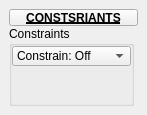
<?xml version="1.0" encoding="UTF-8"?>
<ui version="4.0">
 <class>QtUi</class>
 <widget class="QMainWindow" name="QtUi">
  <property name="enabled">
   <bool>true</bool>
  </property>
  <property name="geometry">
   <rect>
    <x>0</x>
    <y>0</y>
    <width>147</width>
    <height>115</height>
   </rect>
  </property>
  <property name="maximumSize">
   <size>
    <width>999</width>
    <height>999</height>
   </size>
  </property>
  <property name="windowTitle">
   <string>Toolkit</string>
  </property>
  <property name="tabShape">
   <enum>QTabWidget::Triangular</enum>
  </property>
  <property name="dockNestingEnabled">
   <bool>true</bool>
  </property>
  <property name="dockOptions">
   <set>QMainWindow::AllowNestedDocks|QMainWindow::AllowTabbedDocks|QMainWindow::AnimatedDocks|QMainWindow::ForceTabbedDocks</set>
  </property>
  <widget class="QWidget" name="mainWindow">
   <layout class="QVBoxLayout" name="verticalLayout">
    <item>
     <layout class="QVBoxLayout" name="verticalLayout_2">
      <property name="spacing">
       <number>0</number>
      </property>
      <item>
       <widget class="PushButtonDraggable" name="draggable_header">
        <property name="minimumSize">
         <size>
          <width>19</width>
          <height>17</height>
         </size>
        </property>
        <property name="maximumSize">
         <size>
          <width>999</width>
          <height>17</height>
         </size>
        </property>
        <property name="font">
         <font>
          <weight>75</weight>
          <bold>true</bold>
          <underline>true</underline>
         </font>
        </property>
        <property name="text">
         <string>CONSTSRIANTS</string>
        </property>
        <property name="checkable">
         <bool>true</bool>
        </property>
       </widget>
      </item>
      <item>
       <widget class="QGroupBox" name="Constaints">
        <property name="minimumSize">
         <size>
          <width>125</width>
          <height>0</height>
         </size>
        </property>
        <property name="maximumSize">
         <size>
          <width>125</width>
          <height>999</height>
         </size>
        </property>
        <property name="title">
         <string>Constraints</string>
        </property>
        <layout class="QVBoxLayout" name="verticalLayout_5">
         <property name="spacing">
          <number>0</number>
         </property>
         <property name="leftMargin">
          <number>0</number>
         </property>
         <property name="topMargin">
          <number>0</number>
         </property>
         <property name="rightMargin">
          <number>0</number>
         </property>
         <property name="bottomMargin">
          <number>0</number>
         </property>
         <item>
          <widget class="ComboBox" name="cmb001">
           <property name="minimumSize">
            <size>
             <width>0</width>
             <height>20</height>
            </size>
           </property>
           <property name="maximumSize">
            <size>
             <width>999</width>
             <height>20</height>
            </size>
           </property>
           <property name="toolTip">
            <string>Transform constraints.</string>
           </property>
           <property name="editable">
            <bool>false</bool>
           </property>
           <property name="sizeAdjustPolicy">
            <enum>QComboBox::AdjustToContents</enum>
           </property>
           <item>
            <property name="text">
             <string>Constrain: Off</string>
            </property>
           </item>
          </widget>
         </item>
         <item>
          <spacer name="verticalSpacer_2">
           <property name="orientation">
            <enum>Qt::Vertical</enum>
           </property>
           <property name="sizeHint" stdset="0">
            <size>
             <width>20</width>
             <height>40</height>
            </size>
           </property>
          </spacer>
         </item>
        </layout>
       </widget>
      </item>
     </layout>
    </item>
   </layout>
  </widget>
 </widget>
 <customwidgets>
  <customwidget>
   <class>PushButtonDraggable</class>
   <extends>QPushButton</extends>
   <header>widgets.pushbuttondraggable.h</header>
  </customwidget>
  <customwidget>
   <class>ComboBox</class>
   <extends>QComboBox</extends>
   <header>widgets.combobox.h</header>
  </customwidget>
 </customwidgets>
 <resources/>
 <connections/>
 <designerdata>
  <property name="gridDeltaX">
   <number>5</number>
  </property>
  <property name="gridDeltaY">
   <number>5</number>
  </property>
  <property name="gridSnapX">
   <bool>true</bool>
  </property>
  <property name="gridSnapY">
   <bool>true</bool>
  </property>
  <property name="gridVisible">
   <bool>true</bool>
  </property>
 </designerdata>
</ui>
